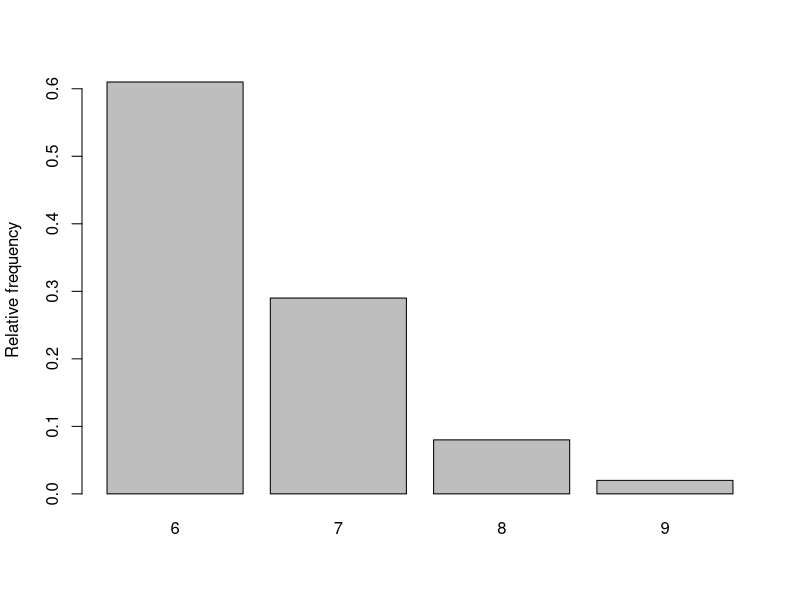

Recreate this plot in R.
# Remove old variables:
rm(list=ls())

# Approximate calculation of probability and expectation
# by simulating from the negative binomial distribution

r <- 6
psuccess <- 0.91
nsim <- 100
x <- r+rnbinom(n=nsim, size=r, prob=psuccess) # Generate nsim obs from the neg. bin. distribution
relfreq <- table(x)/nsim   # Calculate relative frequency for each outcome
barplot(relfreq,ylab="Relative frequency")
relfreq
# Probability of at least 8
1-sum(relfreq[1:2])
# Expectation
r/psuccess
# Mean of data
mean(x)
# Repeat the above lines for different values of nsim and compare to the exact answer

# Exact calculation using the built in function for calculating neg. bin. probabilities
pnbinom(q=1,size=r,prob=psuccess,lower.tail = FALSE)
